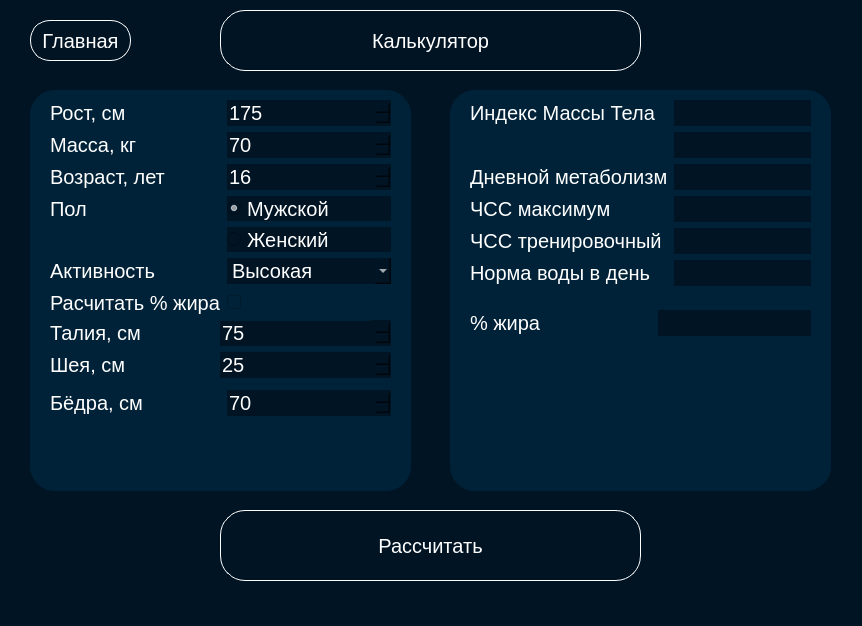
<?xml version="1.0" encoding="UTF-8"?>
<ui version="4.0">
 <class>Calculator</class>
 <widget class="QMainWindow" name="Calculator">
  <property name="geometry">
   <rect>
    <x>0</x>
    <y>0</y>
    <width>862</width>
    <height>626</height>
   </rect>
  </property>
  <property name="font">
   <font>
    <family>Times New Roman</family>
   </font>
  </property>
  <property name="windowTitle">
   <string>MainWindow</string>
  </property>
  <property name="styleSheet">
   <string notr="true">background-color:#001424;
</string>
  </property>
  <widget class="QWidget" name="centralwidget">
   <widget class="QPushButton" name="pushButton">
    <property name="geometry">
     <rect>
      <x>220</x>
      <y>510</y>
      <width>421</width>
      <height>71</height>
     </rect>
    </property>
    <property name="styleSheet">
     <string notr="true">border:1px solid #fff;
border-radius:25px;
font-size:20px;
color:#fff;</string>
    </property>
    <property name="text">
     <string>Рассчитать</string>
    </property>
   </widget>
   <widget class="QGroupBox" name="groupBox_3">
    <property name="geometry">
     <rect>
      <x>30</x>
      <y>90</y>
      <width>381</width>
      <height>401</height>
     </rect>
    </property>
    <property name="styleSheet">
     <string notr="true">border-radius:25px;
font-size:20px;
background-color:#002238;
color:#fff;</string>
    </property>
    <property name="title">
     <string/>
    </property>
    <widget class="QGroupBox" name="groupBox">
     <property name="enabled">
      <bool>true</bool>
     </property>
     <property name="geometry">
      <rect>
       <x>0</x>
       <y>220</y>
       <width>381</width>
       <height>71</height>
      </rect>
     </property>
     <property name="styleSheet">
      <string notr="true">border:none;</string>
     </property>
     <property name="title">
      <string/>
     </property>
     <widget class="QWidget" name="formLayoutWidget_2">
      <property name="geometry">
       <rect>
        <x>20</x>
        <y>10</y>
        <width>341</width>
        <height>61</height>
       </rect>
      </property>
      <layout class="QFormLayout" name="formLayout_2">
       <item row="0" column="0">
        <widget class="QLabel" name="label_7">
         <property name="text">
          <string>Талия, см             </string>
         </property>
        </widget>
       </item>
       <item row="0" column="1">
        <widget class="QSpinBox" name="spinBox_4">
         <property name="enabled">
          <bool>true</bool>
         </property>
         <property name="styleSheet">
          <string notr="true">background-color:#001424;</string>
         </property>
         <property name="minimum">
          <number>38</number>
         </property>
         <property name="maximum">
          <number>170</number>
         </property>
         <property name="value">
          <number>75</number>
         </property>
        </widget>
       </item>
       <item row="1" column="0">
        <widget class="QLabel" name="label_8">
         <property name="text">
          <string>Шея, см                </string>
         </property>
        </widget>
       </item>
       <item row="1" column="1">
        <widget class="QSpinBox" name="spinBox_5">
         <property name="styleSheet">
          <string notr="true">background-color:#001424;</string>
         </property>
         <property name="minimum">
          <number>10</number>
         </property>
         <property name="maximum">
          <number>50</number>
         </property>
         <property name="value">
          <number>25</number>
         </property>
        </widget>
       </item>
      </layout>
     </widget>
    </widget>
    <widget class="QGroupBox" name="groupBox_2">
     <property name="geometry">
      <rect>
       <x>0</x>
       <y>300</y>
       <width>381</width>
       <height>81</height>
      </rect>
     </property>
     <property name="styleSheet">
      <string notr="true">border:none;</string>
     </property>
     <property name="title">
      <string/>
     </property>
     <widget class="QWidget" name="formLayoutWidget_3">
      <property name="geometry">
       <rect>
        <x>20</x>
        <y>0</y>
        <width>341</width>
        <height>81</height>
       </rect>
      </property>
      <layout class="QFormLayout" name="formLayout_3">
       <item row="0" column="0">
        <widget class="QLabel" name="label_11">
         <property name="text">
          <string>Бёдра, см              </string>
         </property>
        </widget>
       </item>
       <item row="0" column="1">
        <widget class="QSpinBox" name="spinBox_6">
         <property name="styleSheet">
          <string notr="true">background-color:#001424;</string>
         </property>
         <property name="minimum">
          <number>40</number>
         </property>
         <property name="maximum">
          <number>170</number>
         </property>
         <property name="value">
          <number>70</number>
         </property>
        </widget>
       </item>
      </layout>
     </widget>
    </widget>
    <widget class="QWidget" name="formLayoutWidget">
     <property name="geometry">
      <rect>
       <x>20</x>
       <y>10</y>
       <width>341</width>
       <height>221</height>
      </rect>
     </property>
     <layout class="QFormLayout" name="formLayout">
      <item row="0" column="0">
       <widget class="QLabel" name="label_2">
        <property name="styleSheet">
         <string notr="true">border:none</string>
        </property>
        <property name="text">
         <string>Рост, см</string>
        </property>
       </widget>
      </item>
      <item row="0" column="1">
       <widget class="QSpinBox" name="spinBox">
        <property name="styleSheet">
         <string notr="true">border:none;
background-color:#001424;</string>
        </property>
        <property name="minimum">
         <number>54</number>
        </property>
        <property name="maximum">
         <number>272</number>
        </property>
        <property name="value">
         <number>175</number>
        </property>
       </widget>
      </item>
      <item row="1" column="0">
       <widget class="QLabel" name="label_3">
        <property name="styleSheet">
         <string notr="true">border:none</string>
        </property>
        <property name="text">
         <string>Масса, кг</string>
        </property>
       </widget>
      </item>
      <item row="1" column="1">
       <widget class="QSpinBox" name="spinBox_2">
        <property name="styleSheet">
         <string notr="true">border:none;
background-color:#001424;</string>
        </property>
        <property name="minimum">
         <number>17</number>
        </property>
        <property name="maximum">
         <number>635</number>
        </property>
        <property name="value">
         <number>70</number>
        </property>
       </widget>
      </item>
      <item row="2" column="0">
       <widget class="QLabel" name="label_4">
        <property name="styleSheet">
         <string notr="true">border:none</string>
        </property>
        <property name="text">
         <string>Возраст, лет</string>
        </property>
       </widget>
      </item>
      <item row="2" column="1">
       <widget class="QSpinBox" name="spinBox_3">
        <property name="styleSheet">
         <string notr="true">border:none;
background-color:#001424;</string>
        </property>
        <property name="minimum">
         <number>14</number>
        </property>
        <property name="maximum">
         <number>120</number>
        </property>
        <property name="value">
         <number>16</number>
        </property>
       </widget>
      </item>
      <item row="3" column="0">
       <widget class="QLabel" name="label_5">
        <property name="styleSheet">
         <string notr="true">border:none</string>
        </property>
        <property name="text">
         <string>Пол</string>
        </property>
       </widget>
      </item>
      <item row="3" column="1">
       <widget class="QRadioButton" name="radioButton">
        <property name="styleSheet">
         <string notr="true">border:none;
background-color:#001424;</string>
        </property>
        <property name="text">
         <string>Мужской</string>
        </property>
        <property name="checked">
         <bool>true</bool>
        </property>
       </widget>
      </item>
      <item row="4" column="1">
       <widget class="QRadioButton" name="radioButton_2">
        <property name="styleSheet">
         <string notr="true">border:none;
background-color:#001424;</string>
        </property>
        <property name="text">
         <string>Женский</string>
        </property>
       </widget>
      </item>
      <item row="5" column="0">
       <widget class="QLabel" name="label_6">
        <property name="styleSheet">
         <string notr="true">border:none</string>
        </property>
        <property name="text">
         <string>Активность</string>
        </property>
       </widget>
      </item>
      <item row="5" column="1">
       <widget class="QComboBox" name="comboBox">
        <property name="styleSheet">
         <string notr="true">border:none;
background-color:#001424;</string>
        </property>
        <property name="currentIndex">
         <number>3</number>
        </property>
        <item>
         <property name="text">
          <string extracomment="1">Очень низкая</string>
         </property>
        </item>
        <item>
         <property name="text">
          <string>Низкая</string>
         </property>
        </item>
        <item>
         <property name="text">
          <string>Средняя</string>
         </property>
        </item>
        <item>
         <property name="text">
          <string>Высокая</string>
         </property>
        </item>
        <item>
         <property name="text">
          <string>Очень высокая</string>
         </property>
        </item>
       </widget>
      </item>
      <item row="6" column="0">
       <widget class="QLabel" name="label_9">
        <property name="styleSheet">
         <string notr="true">border:none</string>
        </property>
        <property name="text">
         <string>Расчитать % жира</string>
        </property>
       </widget>
      </item>
      <item row="6" column="1">
       <widget class="QCheckBox" name="checkBox">
        <property name="text">
         <string> </string>
        </property>
       </widget>
      </item>
     </layout>
    </widget>
   </widget>
   <widget class="QGroupBox" name="groupBox_5">
    <property name="geometry">
     <rect>
      <x>450</x>
      <y>90</y>
      <width>381</width>
      <height>401</height>
     </rect>
    </property>
    <property name="styleSheet">
     <string notr="true">color:#fff;
border-radius:25px;
font-size:20px;
background-color:#002238;</string>
    </property>
    <property name="title">
     <string/>
    </property>
    <widget class="QWidget" name="formLayoutWidget_4">
     <property name="geometry">
      <rect>
       <x>20</x>
       <y>10</y>
       <width>341</width>
       <height>222</height>
      </rect>
     </property>
     <layout class="QFormLayout" name="formLayout_4">
      <item row="0" column="0">
       <widget class="QLabel" name="label_10">
        <property name="styleSheet">
         <string notr="true">border:none</string>
        </property>
        <property name="text">
         <string>Индекс Массы Тела</string>
        </property>
       </widget>
      </item>
      <item row="0" column="1">
       <widget class="QLineEdit" name="lineEdit">
        <property name="styleSheet">
         <string notr="true">background-color:#001424;
border:none</string>
        </property>
        <property name="readOnly">
         <bool>true</bool>
        </property>
       </widget>
      </item>
      <item row="2" column="0">
       <widget class="QLabel" name="label_12">
        <property name="styleSheet">
         <string notr="true">border:none</string>
        </property>
        <property name="text">
         <string>Дневной метаболизм</string>
        </property>
       </widget>
      </item>
      <item row="2" column="1">
       <widget class="QLineEdit" name="lineEdit_2">
        <property name="styleSheet">
         <string notr="true">background-color:#001424;
border:none</string>
        </property>
        <property name="readOnly">
         <bool>true</bool>
        </property>
       </widget>
      </item>
      <item row="3" column="0">
       <widget class="QLabel" name="label_13">
        <property name="styleSheet">
         <string notr="true">border:none</string>
        </property>
        <property name="text">
         <string>ЧСС максимум</string>
        </property>
       </widget>
      </item>
      <item row="3" column="1">
       <widget class="QLineEdit" name="lineEdit_3">
        <property name="styleSheet">
         <string notr="true">background-color:#001424;
border:none</string>
        </property>
        <property name="readOnly">
         <bool>true</bool>
        </property>
       </widget>
      </item>
      <item row="4" column="0">
       <widget class="QLabel" name="label_14">
        <property name="styleSheet">
         <string notr="true">border:none</string>
        </property>
        <property name="text">
         <string>ЧСС тренировочный</string>
        </property>
       </widget>
      </item>
      <item row="4" column="1">
       <widget class="QLineEdit" name="lineEdit_4">
        <property name="styleSheet">
         <string notr="true">background-color:#001424;
border:none</string>
        </property>
        <property name="readOnly">
         <bool>true</bool>
        </property>
       </widget>
      </item>
      <item row="5" column="0">
       <widget class="QLabel" name="label_15">
        <property name="styleSheet">
         <string notr="true">border:none</string>
        </property>
        <property name="text">
         <string>Норма воды в день</string>
        </property>
       </widget>
      </item>
      <item row="5" column="1">
       <widget class="QLineEdit" name="lineEdit_5">
        <property name="styleSheet">
         <string notr="true">background-color:#001424;
border:none</string>
        </property>
        <property name="readOnly">
         <bool>true</bool>
        </property>
       </widget>
      </item>
      <item row="1" column="1">
       <widget class="QLineEdit" name="lineEdit_0">
        <property name="styleSheet">
         <string notr="true">background-color:#001424;
border:none</string>
        </property>
        <property name="readOnly">
         <bool>true</bool>
        </property>
       </widget>
      </item>
     </layout>
    </widget>
    <widget class="QGroupBox" name="groupBox_4">
     <property name="geometry">
      <rect>
       <x>0</x>
       <y>220</y>
       <width>381</width>
       <height>31</height>
      </rect>
     </property>
     <property name="styleSheet">
      <string notr="true">border:none</string>
     </property>
     <property name="title">
      <string/>
     </property>
     <widget class="QWidget" name="formLayoutWidget_5">
      <property name="geometry">
       <rect>
        <x>20</x>
        <y>0</y>
        <width>341</width>
        <height>31</height>
       </rect>
      </property>
      <layout class="QFormLayout" name="formLayout_5">
       <item row="0" column="0">
        <widget class="QLabel" name="label_16">
         <property name="text">
          <string>% жира                    </string>
         </property>
        </widget>
       </item>
       <item row="0" column="1">
        <widget class="QLineEdit" name="lineEdit_6">
         <property name="enabled">
          <bool>true</bool>
         </property>
         <property name="styleSheet">
          <string notr="true">background-color:#001424;</string>
         </property>
         <property name="readOnly">
          <bool>true</bool>
         </property>
        </widget>
       </item>
      </layout>
     </widget>
    </widget>
   </widget>
   <widget class="QPushButton" name="pushButton_2">
    <property name="geometry">
     <rect>
      <x>220</x>
      <y>10</y>
      <width>421</width>
      <height>61</height>
     </rect>
    </property>
    <property name="styleSheet">
     <string notr="true">border:1px solid #fff;
border-radius:25px;
font-size:20px;
color:#fff;</string>
    </property>
    <property name="text">
     <string>Калькулятор</string>
    </property>
   </widget>
   <widget class="QPushButton" name="pushButton_3">
    <property name="geometry">
     <rect>
      <x>30</x>
      <y>20</y>
      <width>101</width>
      <height>41</height>
     </rect>
    </property>
    <property name="styleSheet">
     <string notr="true">border:1px solid #fff;
border-radius:20px;
font-size:20px;
color:#fff;
</string>
    </property>
    <property name="text">
     <string>Главная</string>
    </property>
   </widget>
  </widget>
  <widget class="QMenuBar" name="menubar">
   <property name="geometry">
    <rect>
     <x>0</x>
     <y>0</y>
     <width>862</width>
     <height>20</height>
    </rect>
   </property>
  </widget>
  <widget class="QStatusBar" name="statusbar"/>
 </widget>
 <resources/>
 <connections/>
</ui>
